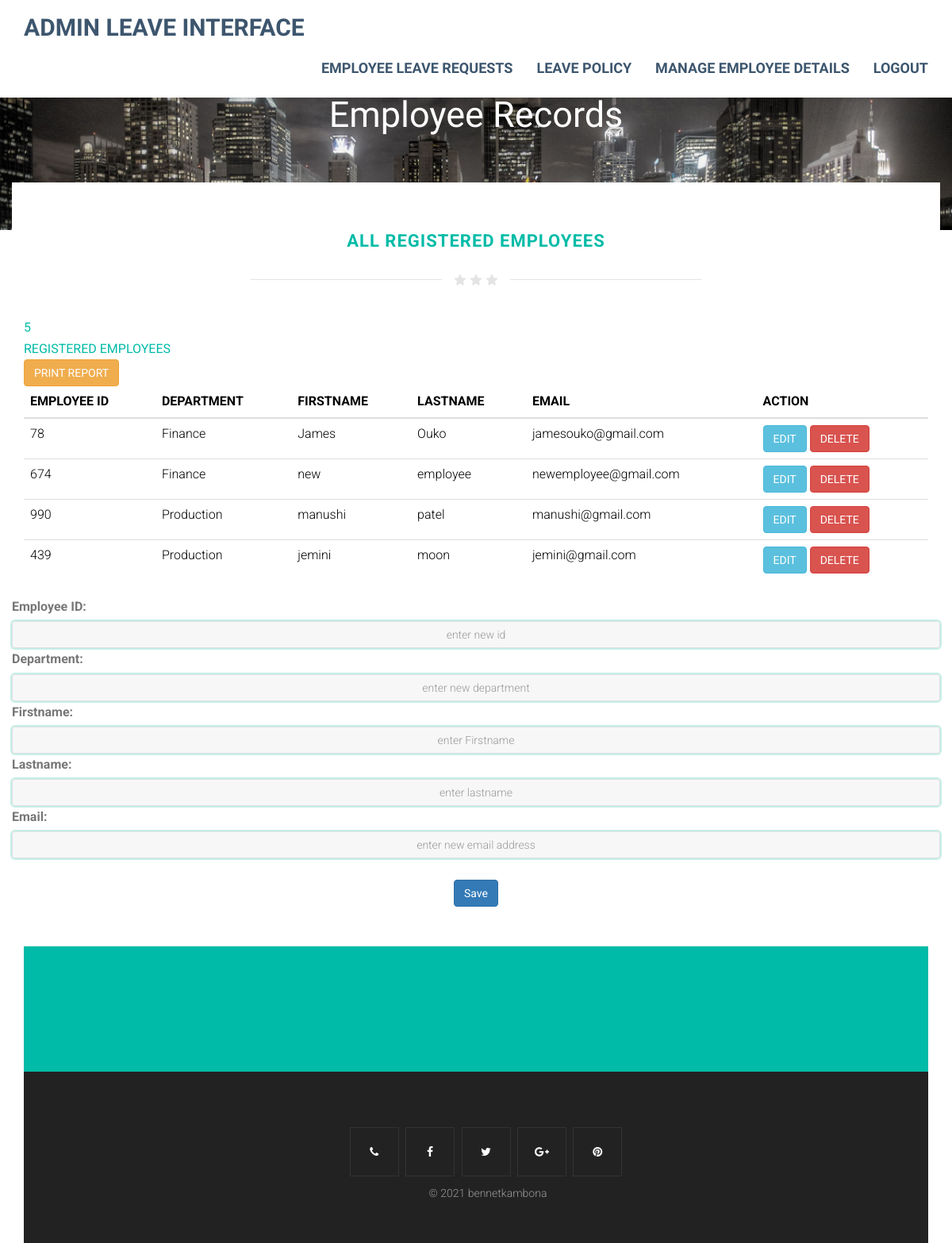
/employee_details.php (signed in), run on the app's committed database.
### tables this page shows
CREATE TABLE IF NOT EXISTS `register` (
  `employee_id` varchar(10) NOT NULL,
  `department` text NOT NULL,
  `firstname` text NOT NULL,
  `lastname` text NOT NULL,
  `email` varchar(50) NOT NULL,
  `date_hired` date NOT NULL,
  `password` varchar(70) NOT NULL,
  `user_type` varchar(10) NOT NULL DEFAULT 'employee',
  `available_days` int(10) NOT NULL DEFAULT '30',
  `deleted` int(10) NOT NULL DEFAULT '0',
  PRIMARY KEY (`employee_id`),
  UNIQUE KEY `password_2` (`password`),
  KEY `password_3` (`password`)
);

### admin_process.php (called while the page is built, shortened)
<?php
$update = false;
$employee_id = '';
$firstname = '';
$lastname = '';
$department='';
$email='';
?>

### employee_details.php (the view, shortened to what this page needs)
<?php
    include 'process_login.php';
  ?>
<!DOCTYPE html>
<html>
<head>
<link href="css/bootstrap.min.css" rel="stylesheet">
<link href="https://maxcdn.bootstrapcdn.com/font-awesome/4.6.3/css/font-awesome.min.css" rel="stylesheet">
<link href="css/style.css" rel="stylesheet">
</head>
<body>
<header class="item header margin-top-0">
<div class="wrapper">
    <nav role="navigation" class="navbar navbar-white navbar-embossed navbar-lg navbar-fixed-top">
    <div class="container">
        <div class="navbar-header">
            <a href="index.html" class="navbar-brand brand"> Admin Leave Interface </a>
        </div>
        <div id="navbar-collapse-02" class="collapse navbar-collapse">
            <ul class="nav navbar-nav navbar-right">
                <li class="propClone"><a href="admin_interface.php">Employee Leave Requests</a></li>
                <li class="propClone"><a href="update_policy.php">Leave Policy</a></li>
                <li class="propClone"><a href="employee_details.php">Manage Employee Details</a></li>
                <li class="propClone"><a href="logout.php" name="logout">Logout</a></li>
            </ul>
        </div>
    </div>
    </nav>
    <div class="container">
        <div class="row">
            <div class="col-md-12 text-center">
                <div class="text-pageheader">
                    <div class="subtext-image" data-scrollreveal="enter bottom over 1.7s after 0.0s">
                         Employee Records
                    </div>
                </div>
            </div>
        </div>
    </div>
</div>
</header>
<section class="item content">
<div class="container toparea">
    <div class="underlined-title">
        <div class="editContent">
            <h1 class="text-center latestitems" style="color:#00bba7">All REGISTERED EMPLOYEES</h1>
        <div class="wow-hr type_short">
            <span class="wow-hr-h">
            <i class="fa fa-star"></i>
            <i class="fa fa-star"></i>
            <i class="fa fa-star"></i>
            </span>
        </div>
    </div>
    <div>
        <?php
            $mysqli = new mysqli('localhost', 'root','','employee_ls') or die(mysqli_error($mysqli));
    $result=mysqli_query($mysqli,"SELECT COUNT(*) AS totalnumber FROM register WHERE deleted = 0;");
    if ($result) {
        $row = mysqli_fetch_assoc($result);
    }
        ?>
        <div class="d-flex flex-wrap">
            <div style="font-weight: bolder; color:#00bba7;">
                <?php echo $row['totalnumber'];?>
            </div>
            <div style="font-weight: bolder; color:#00bba7;">REGISTERED EMPLOYEES</div>
            <a href="print.php" class="btn btn-warning">PRINT REPORT</a>
        </div>
        <div class="card-box mb-30">
                    <table class="data-table table stripe hover nowrap" style="color: black;">
                        <thead>
                            <tr>
                                <th class="table-plus">EMPLOYEE ID</th>
                                <th>DEPARTMENT</th>
                                <th>FIRSTNAME</th>
                                <th>LASTNAME</th>
                                <th>EMAIL</th>
                                <th>ACTION</th>
                            </tr>
                        </thead>
                        <tbody>
                            <tr>
                                 <?php
                $mysqli = new mysqli('localhost', 'root','','employee_ls');
                    $dell=0;
                    $user ="employee";
            $result="SELECT * FROM register WHERE deleted = '$dell' AND user_type='$user'";
                          $query = mysqli_query($mysqli, $result) or die(mysqli_error($mysqli));
             while ($row=mysqli_fetch_array($query)) {
?>
                  <td> <?php echo $row['employee_id']; ?></td>
                  <td><?php echo $row['department'];?></td>
                  <td><?php echo $row['firstname'];?></td>
                  <td><?php echo $row['lastname'];?></td>
                  <td><?php echo $row['email'];?></td>
                  <td>
<a href="employee_details.php?edit=<?php echo $row['employee_id']; ?>" class="btn btn-info" name="">EDIT</a>
<a href="admin_process.php?deleted=<?php echo $row['employee_id']; ?>" class="btn btn-danger" name="removed">DELETE</a>
                                        </td>
                            </tr>
                            <?php
                                        }?>
                                    </tbody></table>
        </div>
    </div>
       <?php require_once 'admin_process.php';?>
  <div class="row justify-content-center">
    <form action="admin_process.php" method="POST">
    <div id="form-group">
    <label >Employee ID:</label>
    <input type="text" autocomplete="off" name="employee_id" class="form-control" value="<?php echo ($employee_id)?>" placeholder="enter new id">
    </div>
    <div id="form-group">
    <label>Department:</label>
    <input type="text" autocomplete="off" name="department" class="form-control" value="<?php echo ($department)?>" placeholder="enter new department">
    </div>
    <div id="form-group">
    <label>Firstname:</label>
    <input type="text" autocomplete="off" name="firstname" class="form-control" value="<?php echo ($firstname)?>" placeholder="enter Firstname">
    </div>
    <div id="form-group">
    <label>Lastname:</label>
    <input type="text" autocomplete="off" name="lastname" class="form-control" value="<?php echo ($lastname)?>" placeholder="enter lastname">
    </div>
    <div id="form-group">
    <label>Email:</label>
    <input type="text" autocomplete="off" name="email" class="form-control" value="<?php echo ($email)?>" placeholder="enter new email address">
    </div>
    <br>
    <div id="form-group" class="text-center">
      <?php
      if ($update ==true):
      ?>
        <button  class="btn btn-info" name="update"> Update </button>
      <?php else: ?>
        <button type="submit"  class="btn btn-primary" name="save"> Save </button>
      <?php endif; ?>
    </div>
  </form>
  </div>
<section class="content-block" style="background-color:#00bba7;">
<div class="container text-center">
    <div class="row">
        <div class="col-sm-10 col-sm-offset-1">
        </div>
    </div>
</div>
</section>
<div class="footer text-center">
    <div class="container">
        <div class="row">
            <ul class="social-iconsfooter">
                <li><a href="#"><i class="fa fa-phone"></i></a></li>
                <li><a href="#"><i class="fa fa-facebook"></i></a></li>
                <li><a href="#"><i class="fa fa-twitter"></i></a></li>
                <li><a href="#"><i class="fa fa-google-plus"></i></a></li>
                <li><a href="#"><i class="fa fa-pinterest"></i></a></li>
            </ul>
            <p>
                 &copy; 2021 bennetkambona<br/>
            </p>
        </div>
    </div>
</div>
</body>
</html>

### css/style.css (style rules this page uses)
body { font-family:Roboto; font-weight:300; font-size:16px; color:#777; line-height:1.7; }
h1,h2,h3,h4,h5,h6 { font-family:Roboto; font-weight:700; }
.form-control { text-decoration-color:#f6755e; text-align: center; color: #240904; background-color: #fff; border-color: #6bebd1; outline: 0; box-shadow: 0 0 0 0.2rem rgba(26, 188, 156, 0.25); -moz-appearance: none; -webkit-appearance: none; -ms-appearance: none; appearance: none; background: rgba(144, 144, 144, 0.075); border-radius: 4px; border: none; border: solid 1px #dee1e3; text-decoration: none; width: 100%; }
.content-block { padding:50px 0; margin-top:50px; }
.navbar-lg { min-height:76px; }
.navbar-lg .navbar-brand { line-height:1; padding-top:20px; padding-bottom:26px; font-size:30px; }
header .navbar-white a { color:#3D566E; font-weight:700; }
.item.content,.item.portfolio,.item.team,.item.pricing,.item.contact { padding-top:40px; padding-bottom:0px; }
header .navbar-white { background:#fff; box-shadow:0px 3px 2px 0px rgba(50,50,50,0.1); }
.item.header { background-image:url(../images/homeimg.jpg); background-repeat:no-repeat; background-position:0% top; background-size:cover; background-attachment:scroll; background-color:rgba(0,0,0,0); }
.navbar-nav,.navbar>.container .navbar-brand { font-family:Dosis; text-transform:uppercase; }
.text-pageheader { text-align:center; color:#fff; z-index:2; position:relative; font-size:45px; line-height:90px; text-transform:uppercase; padding-top:100px; padding-bottom:100px; font-weight:700; font-family:Dosis; }
.subtext-image { text-transform:none; font-weight:100 !Important; }
.toparea { background:#fff; margin-top:-100px; padding-top:30px; }
h1.latestitems { font-size:22px; line-height:28px; color:#444; text-transform:uppercase; letter-spacing:1px; margin-top:0; }
.wow-hr { position:relative; font-size:0; text-align:center; height:24px; margin:auto; margin-top:2%; margin-bottom:3%; width:50%; padding:2px 0; overflow:hidden; clear:both; }
.wow-hr-h:before { left:-13px; margin-left:-50%; background:#f7f7f7; }
.wow-hr-h:after { left:13px; margin-right:-50%; }
.wow-hr-h:before,.wow-hr-h:after { display:inline-block; content:""; height:1px; width:50%; margin-top:9px; vertical-align:top; position:relative; background-color:#e4e4e4; }
.wow-hr-h i { font-size:16px; line-height:20px; height:20px; width:20px; vertical-align:top; text-align:center; color:#e4e4e4; }
.footer ul.social-iconsfooter li { display:inline-block; float:none; position:relative; background:transparent; margin-right:5px; border:1px solid #333; }
.footer ul.social-iconsfooter li a { color:#fff; width:60px; height:60px; line-height:60px; display:inline-block; }
.footer { background:#222; color:#999; font-size:14px; padding:60px 0 40px 0; margin-top:0px; }
ul,ol { -moz-padding-start:0px; -webkit-padding-start:0px; -khtml-padding-start:0px; -o-padding-start:0px; padding-start:0px; padding-left:0px; }
.footer a { color:#00bba7; }
@media (min-width:768px) { .navbar-lg .navbar-nav>li>a { padding-top:26px; padding-bottom:26px; font-size:18px; } }

### data on the page
register: employee_id "78", department "Finance", firstname "James", lastname "Ouko", email "jamesouko@gmail.com"
register: employee_id "674", department "Finance", firstname "new", lastname "employee", email "newemployee@gmail.com"
register: employee_id "990", department "Production", firstname "manushi", lastname "patel", email "manushi@gmail.com"
register: employee_id "439", department "Production", firstname "jemini", lastname "moon", email "jemini@gmail.com"

### other printed values
$row['totalnumber'] "5"
